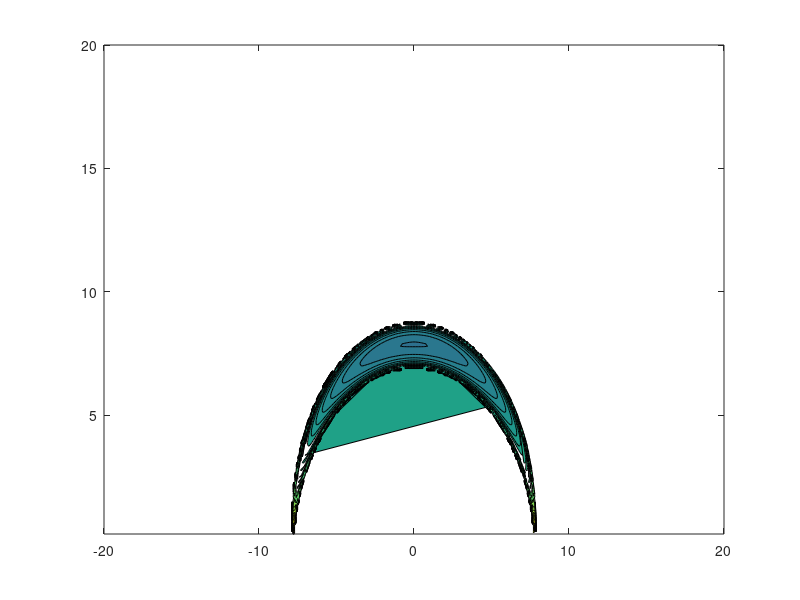

MATLAB code to generate this figure: (Note: this script raises an error after producing the figure.)
%one-step reactions
% constants
Qe=1.6e-19;
mp=1.67e-27;
c=3e8;
h=6.6e-34;
Ep=mp*c^2/Qe;


mprod=3*mp;
mf=mp;
Q=5.5e6*Qe;

Etyp=0.5*mf*(2e7)^2;
EtypMeV=Etyp/1e6/Qe;%MeV;
Momtyp=mf*1e7;

if 0
    mprod=5*mp;
    mf=2*mp;
    Q=16.85e6*Qe;
    %    Q=16.3e6*Qe;
    Qstar=[12:0.001:22];
    Qwidth=0.685;
    Lorentz=1/pi*0.5*Qwidth./((Q/1e6/Qe-Qstar).^2+(0.5*Qwidth)^2);
    trapz(Qstar,Lorentz)
    figure; clf; hold on;
    plot(Qstar, Lorentz)
end

if 0
    mprod=4*mp;
    mf=2*mp;
    Q=23.8e6*Qe;
end

if 0
    mprod=4*mp;
    mf=mp;
    Q=19.7e6*Qe;
end

if 0
    mprod=1.0002*mp;
    mf=mp;
    Q=2e3*Qe;
end

nt=2e19;




Qvelocity=sqrt(Q/(6*mp));
Eproton=mp*c^2/Qe/1e6;
Egammamin=(sqrt(((mprod-mf)*c^2)^2+2*(mprod-mf)*c^2*Q)...
    -(mprod-mf)*c^2)/1e6/Qe;



%EalphaQvelocity=0.5*4*Mn*Qvelocity^2/Qe/1e6;

%grid
vpara=[-20:0.1:20]*1e6;
vperp=[0.2:0.1:20]*1e6;
gamma=[0:0.1:360]/180*pi;

[VPARA,VPERP]=meshgrid(vpara,vperp);
VMAG=sqrt(VPARA.^2+VPERP.^2);

savefigs=0;
fs=28;
ax=[-15.5 15.5 -0.5 15.5];

EFASTMeV=0.5*mf*VMAG.^2/Qe/1e6;

betagamow=1.07;
A0=8.09e-4;
A1=1.92e-3;
A2=1.21e-2;
A3=-5.26e-3;
A4=6.52e-4;
Sastro=zeros(size(EFASTMeV));
Sastro=A0+A1*EFASTMeV+A2*EFASTMeV.^2+A3*EFASTMeV.^3+A4*EFASTMeV.^4;
sigma=Sastro./EFASTMeV.*exp(-betagamow./sqrt(EFASTMeV))*10^-31;
R=nt*sigma.*VMAG;
% figure(5); clf; hold on; box on;
% plot(log10(EFASTMeV(:,101)),log10(sigma(:,101)))

if 0
fig=figure(10); clf; hold on; box on;
set(gcf,'DefaultLineLineWidth',4)
[dummy,H]=contourf(vpara/1e6,vperp/1e6, log10(R),40);
for i = 1:length(H) set(H(i),'Edgecolor','none');end
axis equal
axis(ax)
%caxis([-8 -2])
set(gca,'fontsize',fs,'fontweight','bold')
set(gca,'Position', [0.22 0.2 0.6 0.65])
%title(strcat('n, \phi=',num2str(phi/pi*180),', E\gamma=',num2str(Egamma1/1e6/Qe)),'fontsize',fs,'fontweight','bold')
xlabel('v_{||} [10^6 m/s]','fontsize',fs,'fontweight','bold')
ylabel('v_{\perp} [10^6 m/s]','fontsize',fs,'fontweight','bold')
set(gca,'ytick',[0 10 20])
set(gca,'xtick',[-20 -10 0 10 20])
%         set(gca,'yticklabel',[3 2 1 0 1 2 3])
%caxis([-14 -7])
handlecolorbar=colorbar;%('horiz');
colormapInverseHotBWwfc;
set(handlecolorbar,'fontsize',fs,'fontweight','bold');
set(handlecolorbar,'Position',[0.85 0.3 0.03 0.43]);
if savefigs
    saveas(fig,strcat('figs\R.jpg'));
    saveas(fig,strcat('figs\R.epsc'));
end
end
Egammarange=[5:0.01:7]*1e6*Qe;
sumprobfcanalytic=zeros(size(VPARA));
sumwfcanalytic=zeros(size(VPARA));
sumwfcanalyticnormalized=zeros(size(VPARA));
%intgration limits

%for Egamma1=[5.55 5.65 5.8 6]*1e6*Qe;
for Egamma1=[5.7 5.85 6.05 6.3]*1e6*Qe;
    %for Egamma1=[5.55 6]*1e6*Qe;
    %for Egamma1=[23.85 24.3]*1e6*Qe;
    %for Egamma1=[19.75 19.9 20.1 20.4]*1e6*Qe;
    
    %for Egamma1=[19.75 20.2]*1e6*Qe;
    
    %for Egamma1=1.02*Q
%    for Egamma1=[2.01]*1e3*Qe;
    %for Egamma1=[17 17.4 17.8]*1e6*Qe;
    %for Egamma1=[17.2]*1e6*Qe
    %   for Egamma2=[Egamma1+0.02*1e6*Qe Egamma1+0.03*1e6*Qe Egamma1+0.05*1e6*Qe...
    %       Egamma1+0.1*1e6*Qe Egamma1+0.2*1e6*Qe Egamma1+0.3*1e6*Qe];
    
   for Egamma2=Egamma1+0.01*1e6*Qe;
  %  for Egamma2=1.001*Egamma1    
        [dummy,Epickindex]=min(abs(Egammarange-(Egamma1+Egamma2)/2));
        
        for phi=[90]/180*pi
            
            if 0
                probfcnum=zeros(length(vpara),length(vperp),length(Egammarange));
                for ipara=1:length(vpara)
                    %    vpara(ipara)
                    for iperp=1:length(vperp)
                        %           Ealpha=0.5*4*Mn*(vpara(ipara)^2+vperp(iperp)^2)/Qe/1e6;
                        uspectrum=vpara(ipara)*cos(phi)+vperp(iperp)*sin(phi)*cos(gamma);
                        vmag=sqrt(vpara(ipara)^2+vperp(iperp)^2);
                        minusphalf=mf*c*uspectrum-mHe3*c^2;
                        q=-(2*mHe3*c^2*Q+mf*(mHe3-mf)*c^2*vmag^2);
                        Egamma=(minusphalf+sqrt(minusphalf.^2-q));
                        histEgamma=histc(Egamma,Egammarange);
                        probfcnum(ipara,iperp,:)=histEgamma/sum(histEgamma);
                    end
                end
                
                figure(20); clf; hold on;
                plot(gamma,Egamma)
                
                for iwfc=Epickindex
                    probfcnumpick=squeeze(probfcnum(:,:,iwfc));
                    wfcnumpick=probfcnumpick'.*R;
                    
                    fig=figure(50); clf; hold on; box on;
                    set(gcf,'DefaultLineLineWidth',4)
                    [dummy,H]=contourf(vpara/1e6,vperp/1e6, probfcnumpick',40);
                    for i = 1:length(H) set(H(i),'Edgecolor','none');end
                    axis equal
                    axis(ax)
                    caxis([0 1])
                    set(gca,'fontsize',fs,'fontweight','bold')
                    set(gca,'Position', [0.22 0.2 0.6 0.65])
                    title(strcat('n, \phi=',num2str(phi/pi*180),', E\gamma=',num2str(Egamma1/1e6/Qe)),'fontsize',fs,'fontweight','bold')
                    xlabel('v_{||} [10^6 m/s]','fontsize',fs,'fontweight','bold')
                    ylabel('v_{\perp} [10^6 m/s]','fontsize',fs,'fontweight','bold')
                    set(gca,'ytick',[0 10 20])
                    set(gca,'xtick',[-20 -10 0 10 20])
                    %         set(gca,'yticklabel',[3 2 1 0 1 2 3])
                    %         caxis([-3 0])
                    handlecolorbar=colorbar;%('horiz');
                    colormapInverseHotBWwfc;
                    set(handlecolorbar,'fontsize',fs,'fontweight','bold');
                    set(handlecolorbar,'Position',[0.85 0.3 0.03 0.43]);
                    % set(handlecolorbar,'zticklabel',[-3 -2 -1 0])
                    %             if savefigs
                    saveas(fig,strcat('figs\probfcEgam1_',num2str(Egamma1/1e6/Qe),'Egam2_',num2str(Egamma2/Qe/1e6),'p',num2str(phi/pi*180),'n.jpg'));
                    saveas(fig,strcat('figs\probfcEgam1_',num2str(Egamma1/1e6/Qe),'Egam2_',num2str(Egamma2/1e6/Qe),'p',num2str(phi/pi*180),'n.epsc'));
                end
                
                for ipara=1:length(vpara)
                    for iperp=1:length(vperp)
                        if wfcnumpick(iperp,ipara)~=0
                            wfcnumpick(iperp,ipara)=log10(wfcnumpick(iperp,ipara));
                        else
                            wfcanumpick(iperp,ipara)=NaN;
                        end
                    end
                end
                
                
                
                fig=figure(51); clf; hold on; box on;
                set(gcf,'DefaultLineLineWidth',4)
                [dummy,H]=contourf(vpara/1e6,vperp/1e6, wfcnumpick,40);
                for i = 1:length(H) set(H(i),'Edgecolor','none');end
                axis equal
                axis(ax)
                %caxis([0 1])
                set(gca,'fontsize',fs,'fontweight','bold')
                set(gca,'Position', [0.22 0.2 0.6 0.65])
                title(strcat('n, \phi=',num2str(phi/pi*180),', E\gamma=',num2str(Egamma1/1e6/Qe)),'fontsize',fs,'fontweight','bold')
                xlabel('v_{||} [10^6 m/s]','fontsize',fs,'fontweight','bold')
                ylabel('v_{\perp} [10^6 m/s]','fontsize',fs,'fontweight','bold')
                set(gca,'ytick',[0 10 20])
                set(gca,'xtick',[-20 -10 0 10 20])
                %         set(gca,'yticklabel',[3 2 1 0 1 2 3])
                %caxis([-14 -7])
                handlecolorbar=colorbar;%('horiz');
                colormap(flipud(bone));
                set(handlecolorbar,'fontsize',fs,'fontweight','bold');
                set(handlecolorbar,'Position',[0.85 0.3 0.03 0.43]);
                % set(handlecolorbar,'zticklabel',[-3 -2 -1 0])
                if savefigs
                    saveas(fig,strcat('figs\wfcEgam1_',num2str(Egamma1/1e6/Qe),'Egam2_',num2str(Egamma2/Qe/1e6),'p',num2str(phi/pi*180),'n.jpg'));
                    saveas(fig,strcat('figs\wfcEgam1_',num2str(Egamma1/1e6/Qe),'Egam2_',num2str(Egamma2/1e6/Qe),'p',num2str(phi/pi*180),'n.epsc'));
                end
                
            end
            
            u1=(mf-mprod)*c/(2*Egamma1)*VMAG.^2+Egamma1/(2*mf*c)...
                +mprod*c*(Egamma1-Q)/(mf*Egamma1);
            u2=(mf-mprod)*c/(2*Egamma2)*VMAG.^2+Egamma2/(2*mf*c)...
                +mprod*c*(Egamma2-Q)/(mf*Egamma2);
            
            gamma1=real(acos((u1-VPARA*cos(phi))./(VPERP*sin(phi))));
            gamma2=real(acos((u2-VPARA*cos(phi))./(VPERP*sin(phi))));
            probfcanalytic=(gamma1-gamma2)/pi;
            wfcanalytic=probfcanalytic.*R;
%%%%%%%%%%%%%%%%%%%%%%%%%%%%%%%%%%%%%%%%%%%%%%%%%%%%%%normalize
            wfcanalyticnormalized=wfcanalytic/max(max(wfcanalytic));
            sumwfcanalyticnormalized=sumwfcanalyticnormalized+wfcanalyticnormalized;
            
            
            %plasma parameters, isotropic means Tpara=Tperp
            Tpara=15; %keV
            Tperp=150; %keV
            ne=6e15;     %1/m^3
            
            %define thermal velocities
            vthpara=sqrt(2*Tpara*Qe*1000/mf);
            vthperp=sqrt(2*Tperp*Qe*1000/mf);
            
            %bi-Maxwellian distribution function
            fvpavpe3DbiMax=ne/(pi^(3/2)*vthpara*vthperp^2)*exp(-(VPARA/vthpara).^2-(VPERP/vthperp).^2);
            
            %fvpavpe in 2D
            fvpavpe2DbiMax=fvpavpe3DbiMax.*(2*pi*VPERP);
            
            sumprobfcanalytic=sumprobfcanalytic+probfcanalytic;
            sumwfcanalytic=sumprobfcanalytic.*R;
            sumorigin=fvpavpe2DbiMax.*sumwfcanalytic;
            
            for ipara=1:length(vpara)
                for iperp=1:length(vperp)
                    if wfcanalytic(iperp,ipara)~=0
                        wfcanalytic(iperp,ipara)=log10(wfcanalytic(iperp,ipara));
                    else
                        wfcanalytic(iperp,ipara)=NaN;
                    end
                end
            end
            
            for ipara=1:length(vpara)
                for iperp=1:length(vperp)
                    if probfcanalytic(iperp,ipara)~=0
                        probfcanalytic(iperp,ipara)=log10(probfcanalytic(iperp,ipara));
                    else
                        probfcanalytic(iperp,ipara)=NaN;
                    end
                end
            end
            %
                       
            figure(1000); clf; hold on; box on;
            set(gcf,'DefaultLineLineWidth',4)
            [dummy,H]=contourf(vpara/1e6,vperp/1e6,probfcanalytic,40);
            for i = 1:length(H) set(H(i),'Edgecolor','none');end
            axis equal
            axis(ax)
            %caxis([-4 0])
            set(gca,'fontsize',fs,'fontweight','bold')
            set(gca,'Position', [0.22 0.2 0.6 0.65])
            %title(strcat('a, \phi=',num2str(phi/pi*180),', E\gamma=',num2str(Egamma1/1e6/Qe)),'fontsize',fs,'fontweight','bold')
            xlabel('v_{||} [10^6 m/s]','fontsize',fs,'fontweight','bold')
            ylabel('v_{\perp} [10^6 m/s]','fontsize',fs,'fontweight','bold')
            set(gca,'ytick',[0 10 20])
            set(gca,'xtick',[-20 -10 0 10 20])
            %        set(gca,'yticklabel',[3 2 1 0 1 2 3])
            %caxis([0 0.1])
            handlecolorbar=colorbar;%('horiz');
            colormap(flipud(bone));
            set(handlecolorbar,'fontsize',fs,'fontweight','bold');
            set(handlecolorbar,'Position',[0.85 0.3 0.03 0.43]);
            
            if savefigs
                saveas(fig,strcat('figs\probfcEgam1_',num2str(Egamma1/1e6/Qe),'Egam2_',num2str(Egamma2/Qe/1e6),'p',num2str(phi/pi*180),'Q',num2str(Q/Qe/1e6),'a.jpg'));
                saveas(fig,strcat('figs\probfcEgam1_',num2str(Egamma1/1e6/Qe),'Egam2_',num2str(Egamma2/1e6/Qe),'p',num2str(phi/pi*180),'Q',num2str(Q/Qe/1e6),'a.epsc'));
            end
               
            if 0
            
            fig=figure(1001); clf; hold on; box on;
            set(gcf,'DefaultLineLineWidth',4)
            [dummy,H]=contourf(vpara/1e6,vperp/1e6,wfcanalytic,40);
            for i = 1:length(H) set(H(i),'Edgecolor','none');end
            axis equal
            axis(ax)
            %caxis([-14 -7])
            set(gca,'fontsize',fs,'fontweight','bold')
            set(gca,'Position', [0.22 0.2 0.6 0.65])
            %title(strcat('a, \phi=',num2str(phi/pi*180),', E\gamma=',num2str(Egamma1/1e6/Qe)),'fontsize',fs,'fontweight','bold')
            xlabel('v_{||} [10^6 m/s]','fontsize',fs,'fontweight','bold')
            ylabel('v_{\perp} [10^6 m/s]','fontsize',fs,'fontweight','bold')
            set(gca,'ytick',[0 10 20])
            set(gca,'xtick',[-20 -10 0 10 20])
            %        set(gca,'yticklabel',[3 2 1 0 1 2 3])
            %caxis([0 1])
            handlecolorbar=colorbar;%('horiz');
            colormapInverseHotBWwfc;
            set(handlecolorbar,'fontsize',fs,'fontweight','bold');
            set(handlecolorbar,'Position',[0.85 0.3 0.03 0.43]);
            
            if savefigs
                saveas(fig,strcat('figs\wfcEgam1_',num2str(Egamma1/1e6/Qe),'Egam2_',num2str(Egamma2/Qe/1e6),'p',num2str(phi/pi*180),'Q',num2str(Q/Qe/1e6),'a.jpg'));
                saveas(fig,strcat('figs\wfcEgam1_',num2str(Egamma1/1e6/Qe),'Egam2_',num2str(Egamma2/1e6/Qe),'p',num2str(phi/pi*180),'Q',num2str(Q/Qe/1e6),'a.epsc'));
            end
            
            
            
            
            isocontours=[1e-11 1e-10 1e-9 1e-8 1e-7 1e-6 1e-5 1e-4 1e-3 1e-2 1e-1 1 10];
            
            
            fig=figure(2000);clf; hold on; box on;
            set(gcf,'DefaultLineLineWidth',4)
            contour(vpara/1e6,vperp/1e6,fvpavpe3DbiMax,isocontours);
            contour(vpara/1e6,vperp/1e6,fvpavpe3DbiMax,20);
            axis('equal')
            axis(ax)
            %text(1, 2.6,'f [s^3/m^6]','fontsize',16,'fontweight','bold')
            set(gca,'fontsize',16,'fontweight','bold')
            set(gca,'Position', [0.22 0.2 0.6 0.65])
            xlabel('v_{||} [10^6 m/s]','fontsize',16,'fontweight','bold')
            ylabel('v_{\perp} [10^6 m/s]','fontsize',16,'fontweight','bold')
            %   set(gca,'ytick',[-3 -2 -1 0 1 2 3])
            %   set(gca,'xtick',[-3 -2 -1 0 1 2 3])
            %   set(gca,'yticklabel',[3 2 1 0 1 2 3])
            handlecolorbar=colorbar;%('horiz');
            set(handlecolorbar,'fontsize',16,'fontweight','bold');
            set(handlecolorbar,'Position',[0.85 0.3 0.03 0.43]);
            
            if savefigs
                saveas(fig,strcat('figs\biMax3D.jpg'));
                saveas(fig,strcat('figs\biMax3D.epsc'));
            end
            
            fig=figure(2001);clf; hold on; box on;
            set(gcf,'DefaultLineLineWidth',4)
            contour(vpara/1e6,vperp/1e6,fvpavpe2DbiMax,isocontours*1e6);
            contour(vpara/1e6,vperp/1e6,fvpavpe2DbiMax,20);
            axis('equal')
            axis(ax)
            %text(1, 2.6,'f [s^2/m^5]','fontsize',16,'fontweight','bold')
            set(gca,'fontsize',16,'fontweight','bold')
            set(gca,'Position', [0.22 0.2 0.6 0.65])
            xlabel('v_{||} [10^6 m/s]','fontsize',16,'fontweight','bold')
            ylabel('v_{\perp} [10^6 m/s]','fontsize',16,'fontweight','bold')
            %   set(gca,'ytick',[-3 -2 -1 0 1 2 3])
            %   set(gca,'xtick',[-3 -2 -1 0 1 2 3])
            %   set(gca,'yticklabel',[3 2 1 0 1 2 3])
            handlecolorbar=colorbar;%('horiz');
            set(handlecolorbar,'fontsize',16,'fontweight','bold');
            set(handlecolorbar,'Position',[0.85 0.3 0.03 0.43]);
            if savefigs
                saveas(fig,strcat('figs\biMax2D.jpg'));
                saveas(fig,strcat('figs\biMax2D.epsc'));
            end
            
            end
            if 0
                r1=sqrt((mprod*Egamma1^2+2*mprod*(mprod-mf)*c^2*(Egamma1-Q))/(mf*(mprod-mf)^2*c^2));
                
                vcenterpara1=-cos(phi)*Egamma1/((mprod-mf)*c);
                vcenterperpplus1=sin(phi)*Egamma1/((mprod-mf)*c);
                vcenterperpminus1=-sin(phi)*Egamma1/((mprod-mf)*c);
                vcenter1=Egamma1/((mprod-mf)*c);
                
                rmax1=r1-vcenter1;
                rmin1=sqrt(r1^2-(vcenter1*sin(phi))^2)-vcenter1*abs(cos(phi));
                
                
                r2=sqrt((mprod*Egamma2^2+2*mprod*(mprod-mf)*c^2*(Egamma2-Q))/(mf*(mprod-mf)^2*c^2));
                vcenterpara2=-cos(phi)*Egamma2/((mprod-mf)*c);
                vcenterperpplus2=sin(phi)*Egamma2/((mprod-mf)*c);
                vcenterperpminus2=-sin(phi)*Egamma2/((mprod-mf)*c);
                
                vcenter2=Egamma2/((mprod-mf)*c);
                rmax2=r2+vcenter2;
                rmin2=sqrt(r2^2-(vcenter2*sin(phi))^2)-vcenter2*abs(cos(phi));
                
                vparacirc=[-15:0.01:15]*1e6;
                
                vmin1=sqrt(rmin1^2-vparacirc.^2);
                vmax1=sqrt(rmax1^2-vparacirc.^2);
                vmin2=sqrt(rmin2^2-vparacirc.^2);
                vmax2=sqrt(rmax2^2-vparacirc.^2);
                
                
                vcircleperppp1=vcenterperpminus1+sqrt(r1^2-(vparacirc-vcenterpara1).^2);
                vcircleperppm1=vcenterperpminus1-sqrt(r1^2-(vparacirc-vcenterpara1).^2);
                vcircleperpmp1=vcenterperpplus1+sqrt(r1^2-(vparacirc-vcenterpara1).^2);
                vcircleperpmm1=vcenterperpplus1-sqrt(r1^2-(vparacirc-vcenterpara1).^2);
                
                vcircleperppp2=vcenterperpminus2+sqrt(r2^2-(vparacirc-vcenterpara2).^2);
                vcircleperppm2=vcenterperpminus2-sqrt(r2^2-(vparacirc-vcenterpara2).^2);
                vcircleperpmp2=vcenterperpplus2+sqrt(r2^2-(vparacirc-vcenterpara2).^2);
                vcircleperpmm2=vcenterperpplus2-sqrt(r2^2-(vparacirc-vcenterpara2).^2);
                
                
                for i=1:length(vcircleperppp1)
                    if ~isreal(vcircleperppp1(i)) vcircleperppp1(i)=NaN; end
                    if ~isreal(vcircleperppm1(i)) vcircleperppm1(i)=NaN; end
                    if ~isreal(vcircleperpmp1(i)) vcircleperpmp1(i)=NaN; end
                    if ~isreal(vcircleperpmm1(i)) vcircleperpmm1(i)=NaN; end
                    if ~isreal(vcircleperppp2(i)) vcircleperppp2(i)=NaN; end
                    if ~isreal(vcircleperppm2(i)) vcircleperppm2(i)=NaN; end
                    if ~isreal(vcircleperpmp2(i)) vcircleperpmp2(i)=NaN; end
                    if ~isreal(vcircleperpmm2(i)) vcircleperpmm2(i)=NaN; end
                    if ~isreal(vmin1(i)) vmin1(i)=NaN; end
                    if ~isreal(vmax1(i)) vmax1(i)=NaN; end
                    if ~isreal(vmin2(i)) vmin2(i)=NaN; end
                    if ~isreal(vmax2(i)) vmax2(i)=NaN; end
                end
                
                fig=figure(1011); hold on;
                plot(vparacirc/1e6, vcircleperppp1/1e6,'--k')
                plot(vparacirc/1e6, vmax1/1e6,'--g')
                % plot(vpara/1e6, vmin1/1e6,'--m')
                plot(vparacirc/1e6, vmax2/1e6,'--g')
                %plot(vpara/1e6, vmin2/1e6,'--c')
                % plot(vpara/1e6, vcircleperppm1/1e6,'--g')
                % plot(vpara/1e6, vcircleperpmp1/1e6,'--r')
                % plot(vpara/1e6, vcircleperpmm1/1e6,'--y')
                % plot(vpara/1e6, vcircleperppp2/1e6,'k')
                % plot(vpara/1e6, vcircleperppm2/1e6,'g')
                plot(vparacirc/1e6, vcircleperpmp2/1e6,'--k')
                %plot(vpara/1e6, vcircleperpmm2/1e6,'y')
                
                if savefigs
                    saveas(fig,strcat('figs\wfcBoundEgam1_',num2str(Egamma1/1e6/Qe),'Egam2_',num2str(Egamma2/Qe/1e6),'p',num2str(phi/pi*180),'a.jpg'));
                    saveas(fig,strcat('figs\wfcBoundEgam1_',num2str(Egamma1/1e6/Qe),'Egam2_',num2str(Egamma2/1e6/Qe),'p',num2str(phi/pi*180),'a.epsc'));
                end
            end
            
            if 0
                sumprobfcanalytic=zeros(size(probfcanalytic));
                
                
                for iq=1:length(Qstar)
                    u1=(mf-mprod)*c/(2*Egamma1)*VMAG.^2+Egamma1/(2*mf*c)...
                        +mprod*c*(Egamma1-Qstar(iq)*1e6*Qe)/(mf*Egamma1);
                    u2=(mf-mprod)*c/(2*Egamma2)*VMAG.^2+Egamma2/(2*mf*c)...
                        +mprod*c*(Egamma2-Qstar(iq)*1e6*Qe)/(mf*Egamma2);
                    
                    gamma1=real(acos((u1-VPARA*cos(phi))./(VPERP*sin(phi))));
                    gamma2=real(acos((u2-VPARA*cos(phi))./(VPERP*sin(phi))));
                    probfcanalytic=abs(gamma1-gamma2)/pi;
                    sumprobfcanalytic=sumprobfcanalytic+Lorentz(iq)*(Qstar(2)-Qstar(1))*probfcanalytic;
                end
                
                
                
                fig=figure(4000); clf; hold on; box on;
                set(gcf,'DefaultLineLineWidth',4)
                [dummy,H]=contourf(vpara/1e6,vperp/1e6,log10(sumprobfcanalytic),40);
                for i = 1:length(H) set(H(i),'Edgecolor','none');end
                axis equal
                axis(ax)
                caxis([-5 -3])
                set(gca,'fontsize',fs,'fontweight','bold')
                set(gca,'Position', [0.22 0.2 0.6 0.65])
                %title(strcat('a, \phi=',num2str(phi/pi*180),', E\gamma=',num2str(Egamma1/1e6/Qe)),'fontsize',fs,'fontweight','bold')
                xlabel('v_{||} [10^6 m/s]','fontsize',fs,'fontweight','bold')
                ylabel('v_{\perp} [10^6 m/s]','fontsize',fs,'fontweight','bold')
                set(gca,'ytick',[0 10 20])
                set(gca,'xtick',[-20 -10 0 10 20])
                %        set(gca,'yticklabel',[3 2 1 0 1 2 3])
                %caxis([0 0.1])
                handlecolorbar=colorbar;%('horiz');
                colormapInverseHotBWwfc;
                set(handlecolorbar,'fontsize',fs,'fontweight','bold');
                set(handlecolorbar,'Position',[0.85 0.3 0.03 0.43]);
                if savefigs
                    saveas(fig,strcat('figs\probEgam1_',num2str(Egamma1/1e6/Qe),'Egam2_',num2str(Egamma2/Qe/1e6),'p',num2str(phi/pi*180),'Qwidth',num2str(Qwidth),'a.jpg'));
                    saveas(fig,strcat('figs\probEgam1_',num2str(Egamma1/1e6/Qe),'Egam2_',num2str(Egamma2/1e6/Qe),'p',num2str(phi/pi*180),'Qwidth',num2str(Qwidth),'a.epsc'));
                end
            end
        end
    end
    end

if 0
for ipara=1:length(vpara)
    for iperp=1:length(vperp)
        if sumwfcanalytic(iperp,ipara)~=0
            sumwfcanalytic(iperp,ipara)=log10(sumwfcanalytic(iperp,ipara));
        else
            sumwfcanalytic(iperp,ipara)=NaN;
        end
    end
end

for ipara=1:length(vpara)
    for iperp=1:length(vperp)
        if sumprobfcanalytic(iperp,ipara)~=0
            sumprobfcanalytic(iperp,ipara)=log10(sumprobfcanalytic(iperp,ipara));
        else
            sumprobfcanalytic(iperp,ipara)=NaN;
        end
    end
end

for ipara=1:length(vpara)
    for iperp=1:length(vperp)
        if sumorigin(iperp,ipara)~=0
            sumorigin(iperp,ipara)=log10(sumorigin(iperp,ipara));
        else
            sumorigin(iperp,ipara)=NaN;
        end
    end
end
fig=figure(1010); clf; hold on; box on;
set(gcf,'DefaultLineLineWidth',4)
[dummy,H]=contourf(vpara/1e6,vperp/1e6,sumprobfcanalytic,40);
for i = 1:length(H) set(H(i),'Edgecolor','none');end
axis equal
axis(ax)
%caxis([-4 0])
set(gca,'fontsize',fs,'fontweight','bold')
set(gca,'Position', [0.22 0.2 0.6 0.65])
%title(strcat('a, \phi=',num2str(phi/pi*180),', E\gamma=',num2str(Egamma1/1e6/Qe)),'fontsize',fs,'fontweight','bold')
xlabel('v_{||} [10^6 m/s]','fontsize',fs,'fontweight','bold')
ylabel('v_{\perp} [10^6 m/s]','fontsize',fs,'fontweight','bold')
set(gca,'ytick',[0 10 20])
set(gca,'xtick',[-20 -10 0 10 20])
%        set(gca,'yticklabel',[3 2 1 0 1 2 3])
caxis([-3 0])
handlecolorbar=colorbar;%('horiz');
colormapInverseHotBWwfc;
set(handlecolorbar,'fontsize',fs,'fontweight','bold');
set(handlecolorbar,'Position',[0.85 0.3 0.03 0.43]);

if savefigs
    saveas(fig,strcat('figs\sumprobfc_p',num2str(phi/pi*180),'Q',num2str(Q/Qe/1e6),'a.jpg'));
    saveas(fig,strcat('figs\sumprobfc_p',num2str(phi/pi*180),'Q',num2str(Q/Qe/1e6),'a.epsc'));
end

fig=figure(1011); clf; hold on; box on;
set(gcf,'DefaultLineLineWidth',4)
[dummy,H]=contourf(vpara/1e6,vperp/1e6,sumwfcanalytic,40);
for i = 1:length(H) set(H(i),'Edgecolor','none');end
axis equal
axis(ax)
%caxis([-11 -8])
set(gca,'fontsize',fs,'fontweight','bold')
set(gca,'Position', [0.22 0.2 0.6 0.65])
%title(strcat('a, \phi=',num2str(phi/pi*180),', E\gamma=',num2str(Egamma1/1e6/Qe)),'fontsize',fs,'fontweight','bold')
xlabel('v_{||} [10^6 m/s]','fontsize',fs,'fontweight','bold')
ylabel('v_{\perp} [10^6 m/s]','fontsize',fs,'fontweight','bold')
set(gca,'ytick',[0 10 20])
set(gca,'xtick',[-20 -10 0 10 20])
%        set(gca,'yticklabel',[3 2 1 0 1 2 3])
%caxis([0 1])
handlecolorbar=colorbar;%('horiz');
colormap(flipud(bone));
set(handlecolorbar,'fontsize',fs,'fontweight','bold');
set(handlecolorbar,'Position',[0.85 0.3 0.03 0.43]);
% set(handlecolorbar,'zticklabel',[-3 -2 -1 0])

if savefigs
    saveas(fig,strcat('figs\sumwfc_p',num2str(phi/pi*180),'Q',num2str(Q/Qe/1e6),'a.jpg'));
    saveas(fig,strcat('figs\sumwfc_p',num2str(phi/pi*180),'Q',num2str(Q/Qe/1e6),'a.epsc'));
end

%%%%%%FST2018
    fs=22;
    deltaenergy=10e3;
E_coarse=1:deltaenergy:1600e3;
deltapitch=0.01;
p_coarse=-0.99:deltapitch:0.99;
[energyMESH, pitchMESH] = meshgrid(E_coarse, p_coarse);
v_par_on_E_grid = -pitchMESH.*sqrt(2*energyMESH*Qe/mf);
v_perp_on_E_grid = sqrt(1-pitchMESH.^2).*sqrt(2*energyMESH*Qe/mf);
WF_temp=sumwfcanalyticnormalized;
         WFEp= interp2(vpara,vperp,WF_temp,v_par_on_E_grid,v_perp_on_E_grid,'linear',0);
        fig=figure(10+i); clf; hold on; box on;set(gca, 'Layer','top');
        set(gcf,'DefaultLineLineWidth',4)
                [dummy,H]=contourf(E_coarse/1e6,p_coarse, WFEp,40);
                for j = 1:length(H) set(H(j),'Edgecolor','none');end
    % figure; imagesc(vpara/1e6,vperp/1e6, WF_temp);
               colormap(flipud(bone))
    %    colorbar;
   
        %set(gca,'Fontsize',20)
        xlabel('E [MeV]')
        ylabel('p [-]')
               %caxis([-8 -2])
        set(gca,'fontsize',fs)
        
       saveas(gcf,['figs\oneGRSDpgammaHe3.png'])
       saveas(gcf,['figs\oneGRSDpgammaHe3.eps'],'epsc')     
%%%%%%%%%%

fig=figure(1012); clf; hold on; box on;
set(gcf,'DefaultLineLineWidth',4)
[dummy,H]=contourf(vpara/1e6,vperp/1e6,sumorigin,40);
for i = 1:length(H) set(H(i),'Edgecolor','none');end
axis equal
axis(ax)
caxis([-15 -5])
set(gca,'fontsize',fs,'fontweight','bold')
set(gca,'Position', [0.22 0.2 0.6 0.65])
%title(strcat('a, \phi=',num2str(phi/pi*180),', E\gamma=',num2str(Egamma1/1e6/Qe)),'fontsize',fs,'fontweight','bold')
xlabel('v_{||} [10^6 m/s]','fontsize',fs,'fontweight','bold')
ylabel('v_{\perp} [10^6 m/s]','fontsize',fs,'fontweight','bold')
set(gca,'ytick',[0 10 20])
set(gca,'xtick',[-20 -10 0 10 20])
%        set(gca,'yticklabel',[3 2 1 0 1 2 3])
%caxis([0 1])
handlecolorbar=colorbar;%('horiz');
colormapInverseHotBWwfc;
set(handlecolorbar,'fontsize',fs,'fontweight','bold');
set(handlecolorbar,'Position',[0.85 0.3 0.03 0.43]);
% set(handlecolorbar,'zticklabel',[-3 -2 -1 0])

[dummy,H]=contour(vpara/1e6,vperp/1e6,sumprobfcanalytic,[1e-6],'k');
%caxis([min(min(sumorigin)) max(max(sumorigin))])
%for i = 1:length(H) set(H(i),'Edgecolor','none');end
if savefigs
    saveas(fig,strcat('figs\origin_p',num2str(phi/pi*180),'Q',num2str(Q/Qe/1e6),'a.jpg'));
    saveas(fig,strcat('figs\origin_p',num2str(phi/pi*180),'Q',num2str(Q/Qe/1e6),'a.epsc'));
end

Egamma1scan=[5.5 6.5]*1e6*Qe;
Egamma2scan=Egamma1scan+0.0001*1e6*Qe;

r1scan=sqrt((mprod*Egamma1scan.^2+2*mprod*(mprod-mf)*c^2*(Egamma1scan-Q))/(mf*(mprod-mf)^2*c^2));
vcenter1scan=Egamma1scan/((mprod-mf)*c);
rmin1scan=r1scan-vcenter1scan;
r2scan=sqrt((mprod*Egamma2scan.^2+2*mprod*(mprod-mf)*c^2*(Egamma2scan-Q))/(mf*(mprod-mf)^2*c^2));
vcenter2scan=Egamma2scan/((mprod-mf)*c);
rmax2scan=r2scan+vcenter2scan;
Emin=0.5*mf*rmin1scan.^2/1e6/Qe;
Emax=0.5*mf*rmax2scan.^2/1e6/Qe;

Egammamid=(Egamma1scan+Egamma2scan)/2/1e6/Qe;

fig=figure(3000);clf;box on;hold on;
set(gcf,'DefaultLineLineWidth',4)
set(gca,'fontsize',28,'fontweight','bold')
xlabel('E_\gamma [MeV]','fontsize',28,'fontweight','bold')
ylabel('E_p [MeV]','fontsize',28,'fontweight','bold')
set(gca,'xlim',[5.5 6.5])
%set(gca,'ylim',[-0.1 1.8])
%set(gca,'xtick',[5.6 5.8 6 6.2 6.4])
%set(gca,'ytick',[0.2:0.2:1.8])
area(Egammamid,Emax,'facecolor','g')
area(Egammamid,Emin,'facecolor','w')
plot(Egammamid,Emax,'k')
plot(Egammamid,Emin,'k')
if savefigs
    saveas(fig,strcat('figs\energylimits.jpg'));
    saveas(fig,strcat('figs\energylimits.epsc'));
end
end